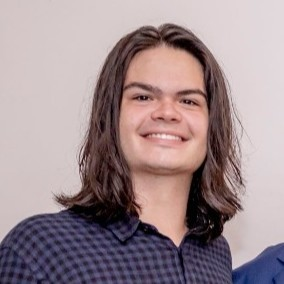
#> input picture image-test.jpg, 284 x 284 px
$ python mask.py --image image-test.jpg
#> lines starting #> are read from the running program, lines starting #| are printed output that depends on the picture; after the words box and inside, x2 and y2 are one past the last pixel; in counts of white or black regions, pixels touching at a corner belong together
# Importação de bibliotecas
import argparse
import cv2
import numpy as np
# Argumentos
ap = argparse.ArgumentParser()
ap.add_argument("-i", "--image", required=True, help="Path to the image")
args = vars(ap.parse_args())

# Carregando imagem
image = cv2.imread(args["image"])
#> image is the input picture: shape (284, 284, 3); mean B, G, R 143.1, 139.3, 157.7
cv2.imshow("Original", image)

# Máscara
mask = np.zeros(image.shape[:2], dtype = "uint8")
(cX, cY) = (image.shape[1]//2, image.shape[0]//2) # centro da imagem
#> cX = 142; cY = 142
cv2.rectangle(mask, (cX - 75, cY - 75), (cX + 75, cY + 75), 255, -1) #  criando um retângulo
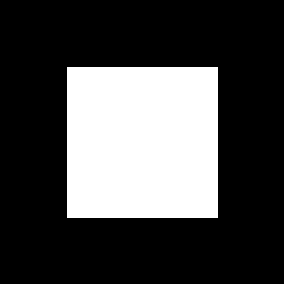
#> mask: shape (284, 284); 28.3% white; 1 white region, box (x1, y1, x2, y2) and area: (67, 67, 218, 218) 22801
cv2.imshow("Mask", mask)

masked = cv2.bitwise_and(image, image, mask=mask)
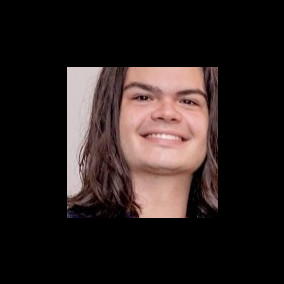
#> masked: shape (284, 284, 3); mean B, G, R 30.2, 31.7, 41.3
cv2.imshow("Masked applied to image", masked)
cv2.waitKey(0)

# Máscara circular
mask = np.zeros(image.shape[:2], dtype = "uint8")
cv2.circle(mask, (cX, cY), 100, 255, -1) # criando um circulo com raio 100 e concreto
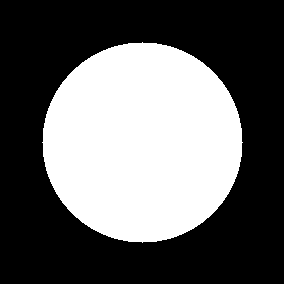
#> mask: shape (284, 284); 39% white; 1 white region, box (x1, y1, x2, y2) and area: (42, 42, 243, 243) 31417
masked = cv2.bitwise_and(image, image, mask=mask)
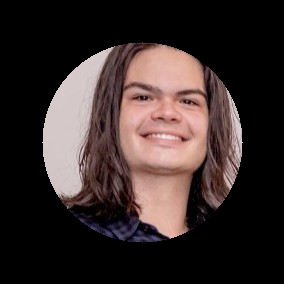
#> masked: shape (284, 284, 3); mean B, G, R 43.5, 45.1, 57.1
cv2.imshow("Mask", mask)
cv2.imshow("Mask Applied to image", masked)
cv2.waitKey(0)
